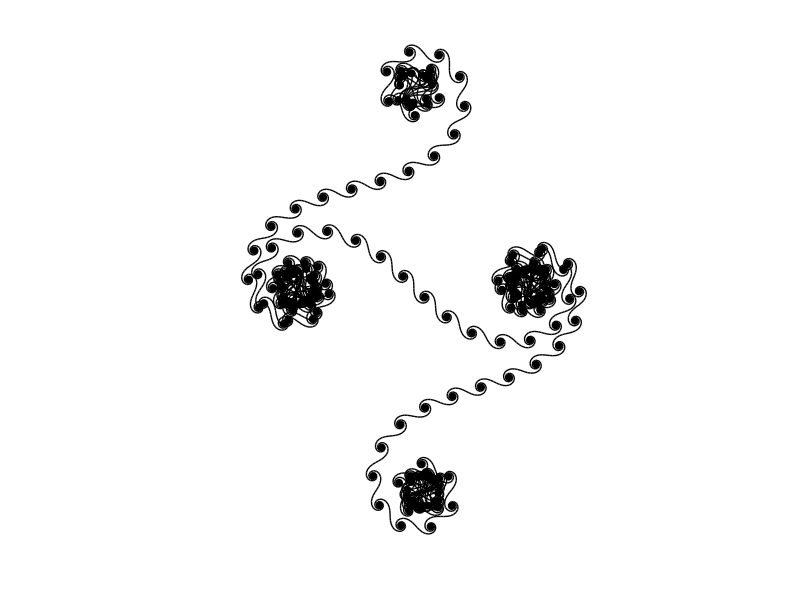

Here is the MATLAB script that generated this plot:
function Curlicue2
s = log(2)*0.0185;
theta = 0;
phi = 0;
total = 15000;
curx = zeros(1,total);
cury = zeros(1,total);
xn = 0;
yn = 0;
for k = 1:total
    theta = mod(theta+2*pi*s,2*pi);
    phi = mod(phi,2*pi)+theta;
    [x,y] = pol2cart(phi,1);
    xn = x+xn;
    yn = y+yn;
    curx(k) = xn;
    cury(k) = yn;
end
line(curx,cury,'linewidth',1,'color','k');
axis off equal
set(gcf,'color',[1 1 1])
end
